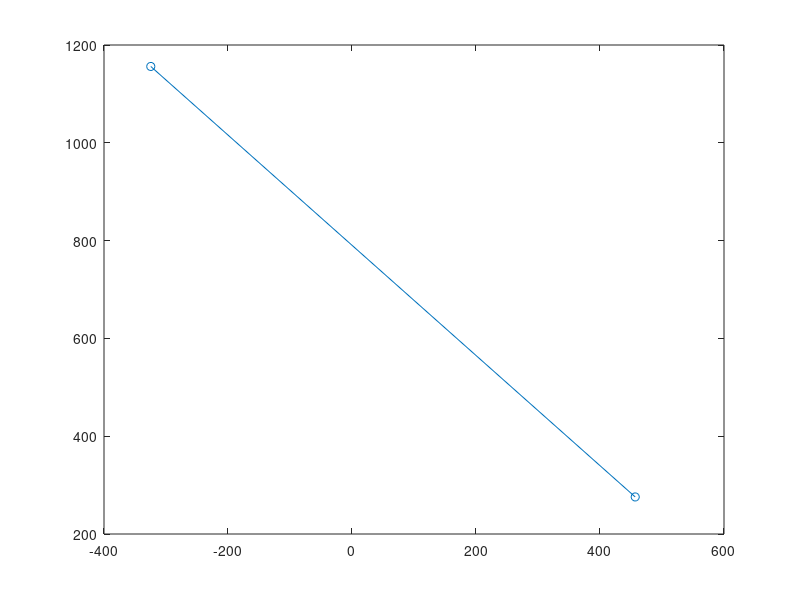

This figure's MATLAB source:
%% BoxTable Centre Coordinates (from bottom-right pos)
vertDis = 0; %70 + 400(half of width of table)
HorizonDis = 0; %30mm off from 1205
% ang = (3/4)*pi %Angle between Camera Frame and the Base Frame of Robot
ang = pi/4;
output = [cos(ang) sin(ang); -1*sin(ang) cos(ang)]*[HorizonDis; vertDis]

x = output(1) + 456.795088175
y = output(2) + 275.775662061

value = [x,y]

vertDis = 70; %70 + 400(half of width of table)
HorizonDis = -1175; %30mm off from 1205
% ang = (3/4)*pi %Angle between Camera Frame and the Base Frame of Robot
ang = pi/4;
output = [cos(ang) sin(ang); -1*sin(ang) cos(ang)]*[HorizonDis; vertDis]

x2 = output(1) + 456.795088175
y2 = output(2) + 275.775662061

value2 = [x2,y2];

%% Gradient
plot([value(1) value2(1)],[ value(2) value2(2)], '-o')
diff = (value2(:) - value(:));
gradient = diff(2)/diff(1)
equation = gradient*value + value
%% test gradient
value + value*gradient